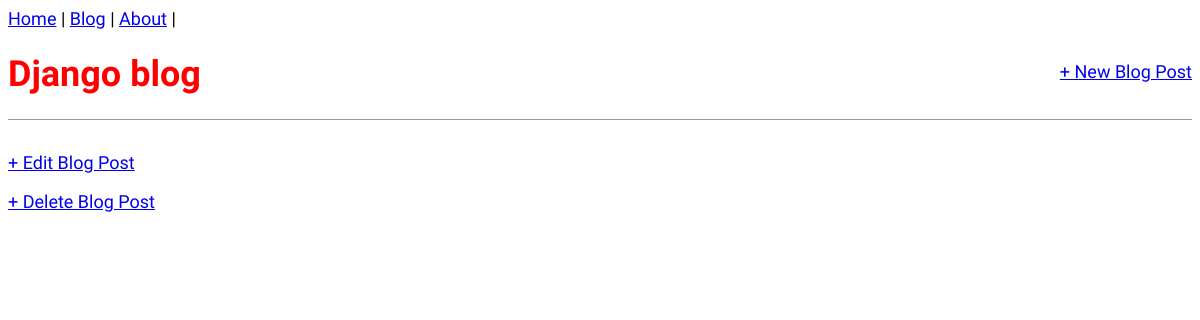
Page /blog/6/ on the earlier database version.
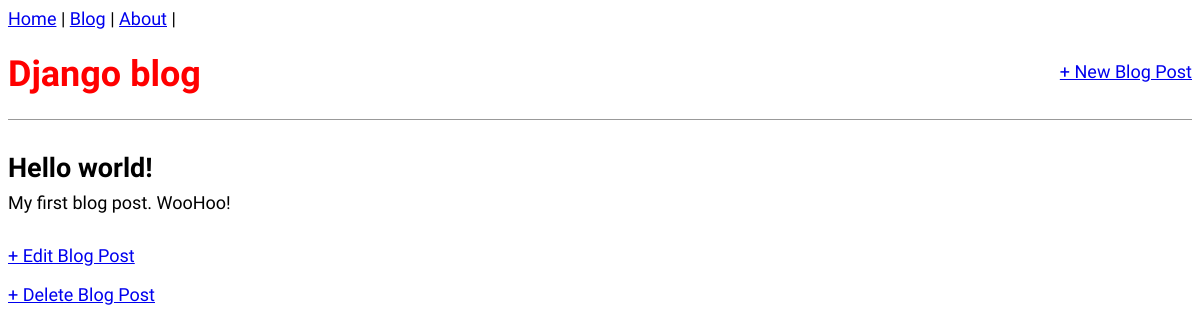
Same page on the later database version.
### posts/models.py (models this page shows, shortened)
class Post(models.Model):
    title = models.CharField(max_length=200)
    author = models.ForeignKey(              # field type 정의  - 객체로서
        'auth.User',
        on_delete=models.CASCADE,
    )
    body = models.TextField()

### posts/views.py (the view)
# urls.py: path('blog/<int:pk>/', BlogDetailView.as_view(), name='post_detail'),
class BlogDetailView(DetailView):
    model = Post
    template_name = 'post_detail.html'

### templates/post_detail.html
{% extends 'base_form.html' %}
{% block content %}
    <div class="post-entry">
        <h2>{{ post.title }}</h2>
        <p>{{ post.body }}</p>
    </div>
    <p><a href="{% url 'post_edit' post.pk %}">+ Edit Blog Post</a></p>
    <p><a href="{% url 'post_delete' post.pk %}">+ Delete Blog Post</a></p>
{% endblock content %}

Differences in the rows shown:
now on this page (row edited): Post: title "Hello world!", body "My first blog post. WooHoo!"
